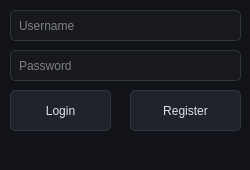
<?xml version="1.0" encoding="UTF-8"?>
<ui version="4.0">
 <class>MainWindow</class>
 <widget class="QMainWindow" name="MainWindow">
  <property name="geometry">
   <rect>
    <x>0</x>
    <y>0</y>
    <width>250</width>
    <height>170</height>
   </rect>
  </property>
  <property name="windowTitle">
   <string>MainWindow</string>
  </property>
  <property name="styleSheet">
   <string notr="true">/* Main background */
QWidget {
    background-color: #111318;
    color: #e6e8eb;
}

/* Buttons */
QPushButton {
    background-color: #20232a;
    color: #dfe2e7;
    border: 1px solid #30343d;
    border-radius: 5px;
    padding: 8px;
}

QPushButton:hover {
    background-color: #292d35;
}

QPushButton:pressed {
    background-color: #17191f;
}

/* Text boxes */
QLineEdit,
QTextEdit,
QPlainTextEdit {
    background-color: #17191f;
    color: #e6e8eb;
    border: 1px solid #30343d;
    border-radius: 5px;
    padding: 6px;
}

/* Combo boxes */
QComboBox {
    background-color: #17191f;
    color: #e6e8eb;
    border: 1px solid #30343d;
    border-radius: 5px;
    padding: 6px;
}

/* Lists */
QListWidget {
    background-color: #17191f;
    color: #e6e8eb;
    border: 1px solid #30343d;
}

/* Tables */
QTableWidget {
    background-color: #17191f;
    color: #e6e8eb;
    border: 1px solid #30343d;
    gridline-color: #292d35;
}

/* Table headers */
QHeaderView::section {
    background-color: #20232a;
    color: #aeb3bd;
    padding: 7px;
    border: none;
}

/* Checkboxes */
QCheckBox {
    color: #dfe2e7;
}

/* Spin boxes */
QSpinBox,
QDoubleSpinBox {
    background-color: #17191f;
    color: #e6e8eb;
    border: 1px solid #30343d;
    border-radius: 5px;
    padding: 6px;
}

/* Date / time */
QDateEdit,
QTimeEdit,
QDateTimeEdit {
    background-color: #17191f;
    color: #e6e8eb;
    border: 1px solid #30343d;
    border-radius: 5px;
    padding: 6px;
}

/* Group boxes */
QGroupBox {
    background-color: #17191f;
    color: #aeb3bd;
    border: 1px solid #30343d;
    border-radius: 6px;
    margin-top: 10px;
    padding: 10px;
}

/* Tabs */
QTabWidget::pane {
    background-color: #17191f;
    border: 1px solid #30343d;
}

QTabBar::tab {
    background-color: #20232a;
    color: #aeb3bd;
    padding: 8px 14px;
}

QTabBar::tab:selected {
    background-color: #527fe5;
    color: white;
}

QTabBar::tab:hover {
    background-color: #292d35;
    color: white;
}

/* Scroll bars */
QScrollBar:vertical {
    background-color: #111318;
    width: 10px;
}

QScrollBar::handle:vertical {
    background-color: #343943;
    border-radius: 5px;
}

QScrollBar::handle:vertical:hover {
    background-color: #527fe5;
}

/* Menu */
QMenu {
    background-color: #191c22;
    color: #dfe2e7;
    border: 1px solid #30343d;
}

QMenu::item {
    padding: 7px 20px;
}

QMenu::item:selected {
    background-color: #29344a;
    color: white;
}</string>
  </property>
  <widget class="QWidget" name="centralwidget">
   <property name="styleSheet">
    <string notr="true"/>
   </property>
   <widget class="QPushButton" name="loginButton">
    <property name="geometry">
     <rect>
      <x>10</x>
      <y>90</y>
      <width>101</width>
      <height>41</height>
     </rect>
    </property>
    <property name="text">
     <string>Login</string>
    </property>
   </widget>
   <widget class="QPushButton" name="registerButton">
    <property name="geometry">
     <rect>
      <x>130</x>
      <y>90</y>
      <width>111</width>
      <height>41</height>
     </rect>
    </property>
    <property name="text">
     <string>Register</string>
    </property>
   </widget>
   <widget class="QLineEdit" name="usernameInput">
    <property name="geometry">
     <rect>
      <x>10</x>
      <y>10</y>
      <width>231</width>
      <height>31</height>
     </rect>
    </property>
    <property name="placeholderText">
     <string>Username</string>
    </property>
   </widget>
   <widget class="QLineEdit" name="passwordInput">
    <property name="geometry">
     <rect>
      <x>10</x>
      <y>50</y>
      <width>231</width>
      <height>31</height>
     </rect>
    </property>
    <property name="placeholderText">
     <string>Password</string>
    </property>
   </widget>
  </widget>
  <widget class="QMenuBar" name="menubar">
   <property name="geometry">
    <rect>
     <x>0</x>
     <y>0</y>
     <width>250</width>
     <height>33</height>
    </rect>
   </property>
  </widget>
  <widget class="QStatusBar" name="statusbar"/>
 </widget>
 <resources/>
 <connections/>
</ui>
